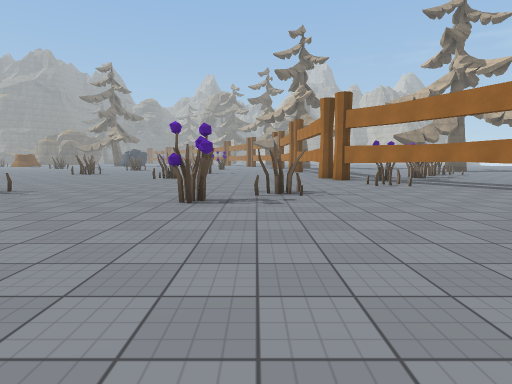
[1] (above)

20 first-person views from a walk through a 3-D level made in the Unity game engine. The camera is 1.4 m above the floor, tilts 6° down and sees 80° across. The floor is counted in squares, 2 m on a side. Each view is taken from the middle of a square. On the plan, view 1 faces up. The plan holds only what a view shows up to about 10 squares ahead; the rest is blank. The place goes on beyond the plan. The player is left out. Some animated figures are left out. Some surface patterns are stand-ins.

[2]
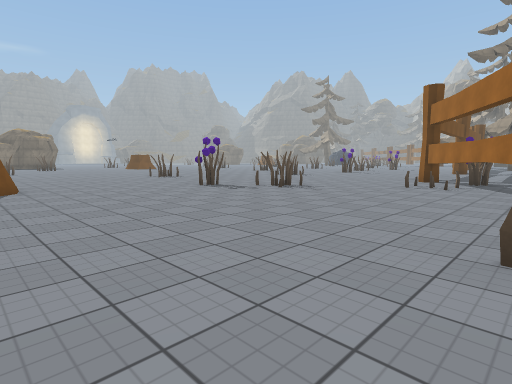

[3]
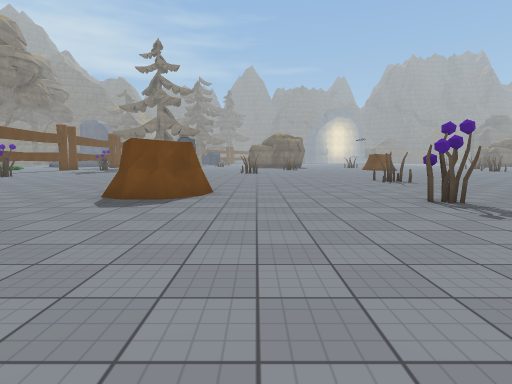

[4]
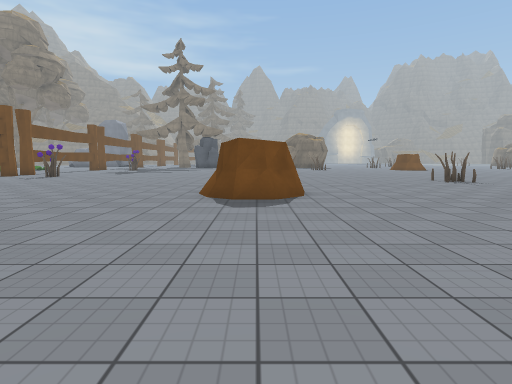

[5]
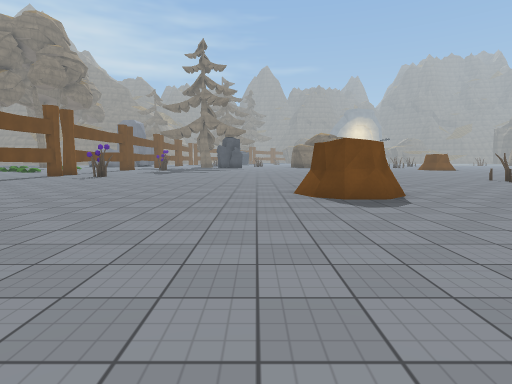

[6]
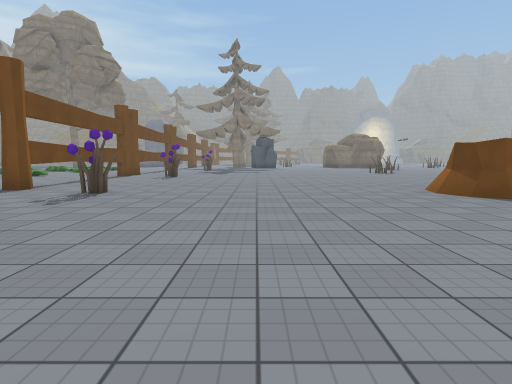

[7]
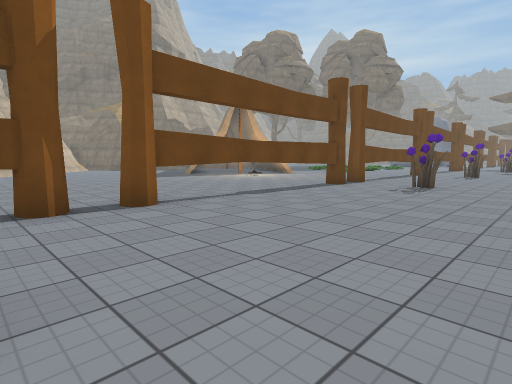

[8]
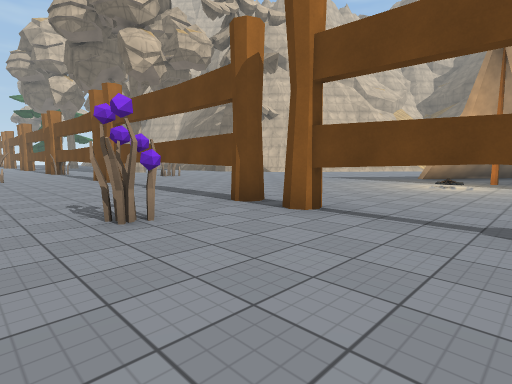

[9]
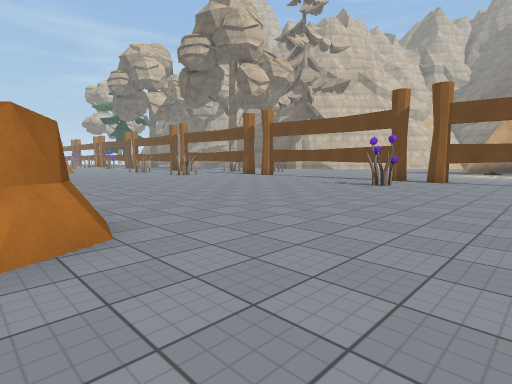

[10]
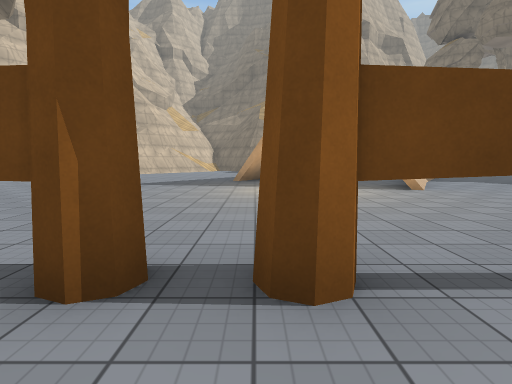

[11]
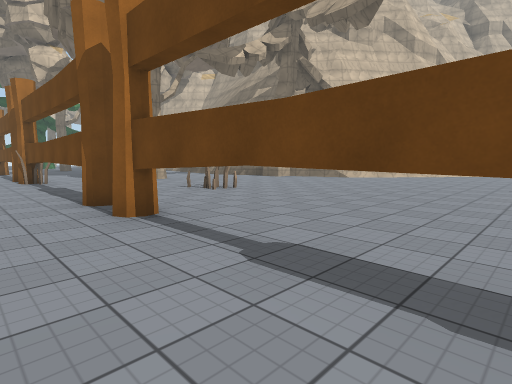

[12]
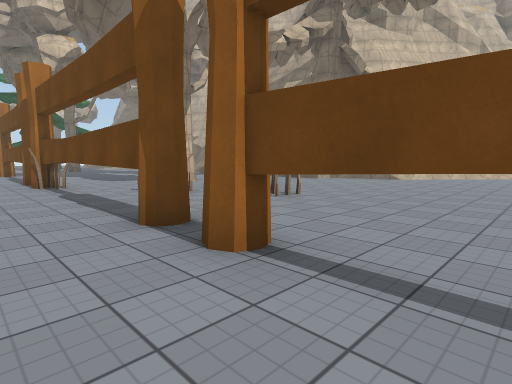

[13]
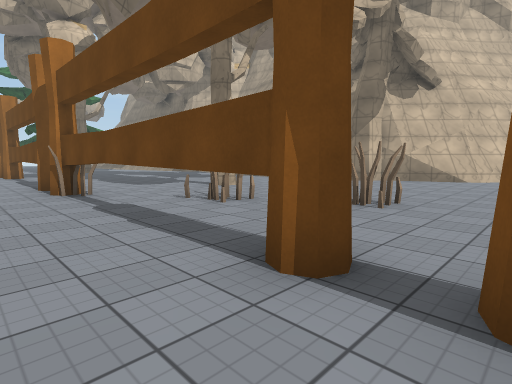

[14]
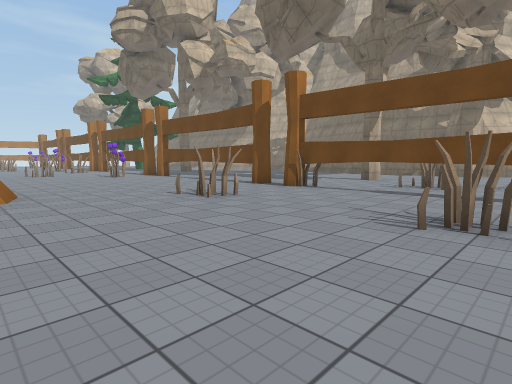

[15]
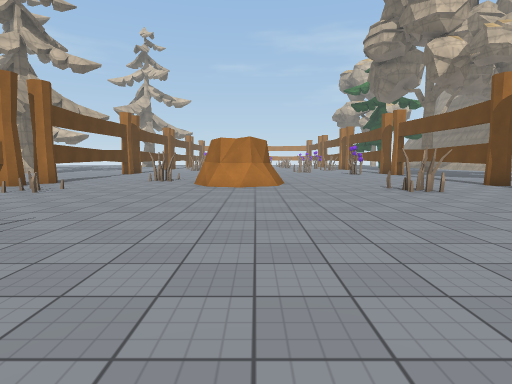

[16]
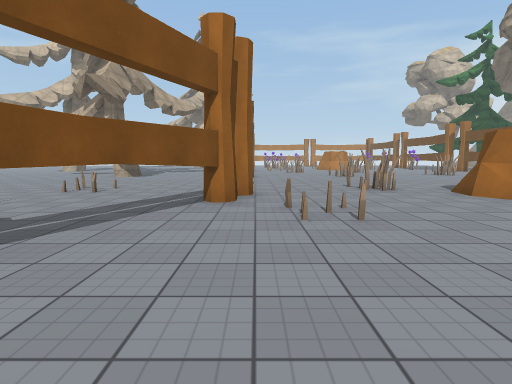

[17]
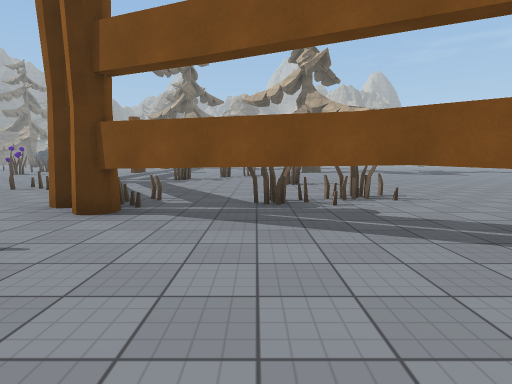

[18]
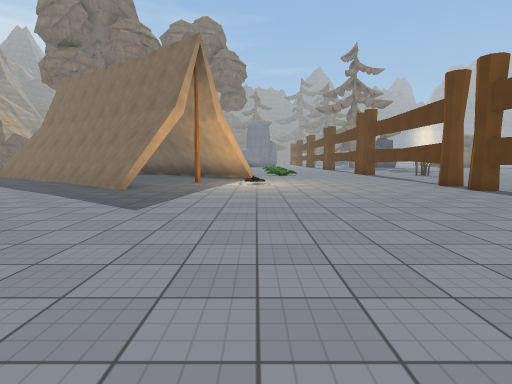

[19]
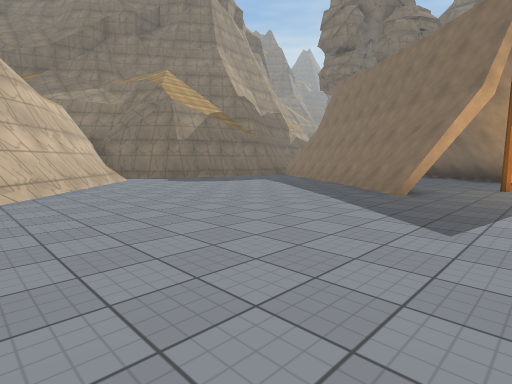

[20]
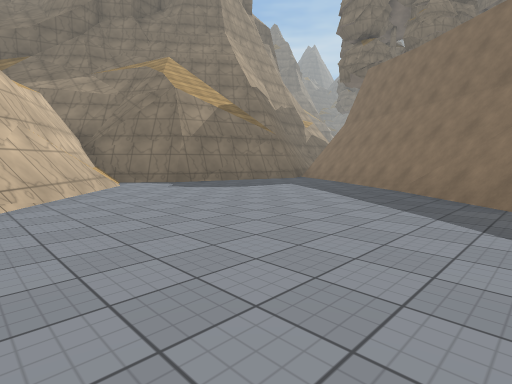

### Floor plan
Key: @ floor where view 1 was taken; # wall or solid block; x gap in a wall; . main floor; : floor 0.25 m higher than the main floor; / step, stairs or slope; = window, fence, low wall or low ledge; F flower; T thing the floor can be seen under or through; O other object.
Columns run from 6 left of view 1 to 18 right of it. Each row starts with its distance up from view 1.
 10 .... ....#F.....F.......
  9 ..........#.............
  8 ...........#............
  7 O..........#.....O......
  6 O.....O.....#O.OO...O...
  5 .....F.......T..........
  4 ..............TTT.......
  3 ............O....TT...
  2 ..................Tx#
  1 ...OO........ ...O......
  0 ...OO.@...... ..........
 -1 ...OO.....   .......O...
 -2 ........... ...........
 -3 ..................OOO...
 -4 ..................OO  ..
 -5 ...................O.....
 -6 .........................
 -7 ........................
 -8 ...FF.......OO...O.....
 -9 ......................
-10 .......................
-11 ###xTTTTTTxxTTTTTTx####
-12 ..............O......
-13 ..............O......
-14 ............O.......
-15 .................
-16 ..:............
-17 ...............
-18 .#.............
-19 ...#..........
-20 ..##.........#
-21  ##.........##
-22  #.........##
-23 ##........
-24 #........#
-25  .......##
-26   .....###
-27    ...==#
-28    ##./##
-29     ####

Positions as (right, up) in squares from view 1, and headings:
1: (0, 0), facing up
2: (6, 0), facing up-left
3: (4, 2), facing left
4: (4, 0), facing left
5: (4, -2), facing left
6: (4, -5), facing left
7: (6, -6), facing down-left
8: (-6, -7), facing down-right
9: (-6, 0), facing down-right
10: (-3, -9), facing down
11: (0, -9), facing down-right
12: (2, -9), facing down-right
13: (4, -9), facing down-right
14: (6, -4), facing down-right
15: (4, -4), facing right
16: (7, 2), facing right
17: (9, 1), facing up
18: (5, -16), facing left
19: (4, -17), facing down-left
20: (3, -19), facing down-left
